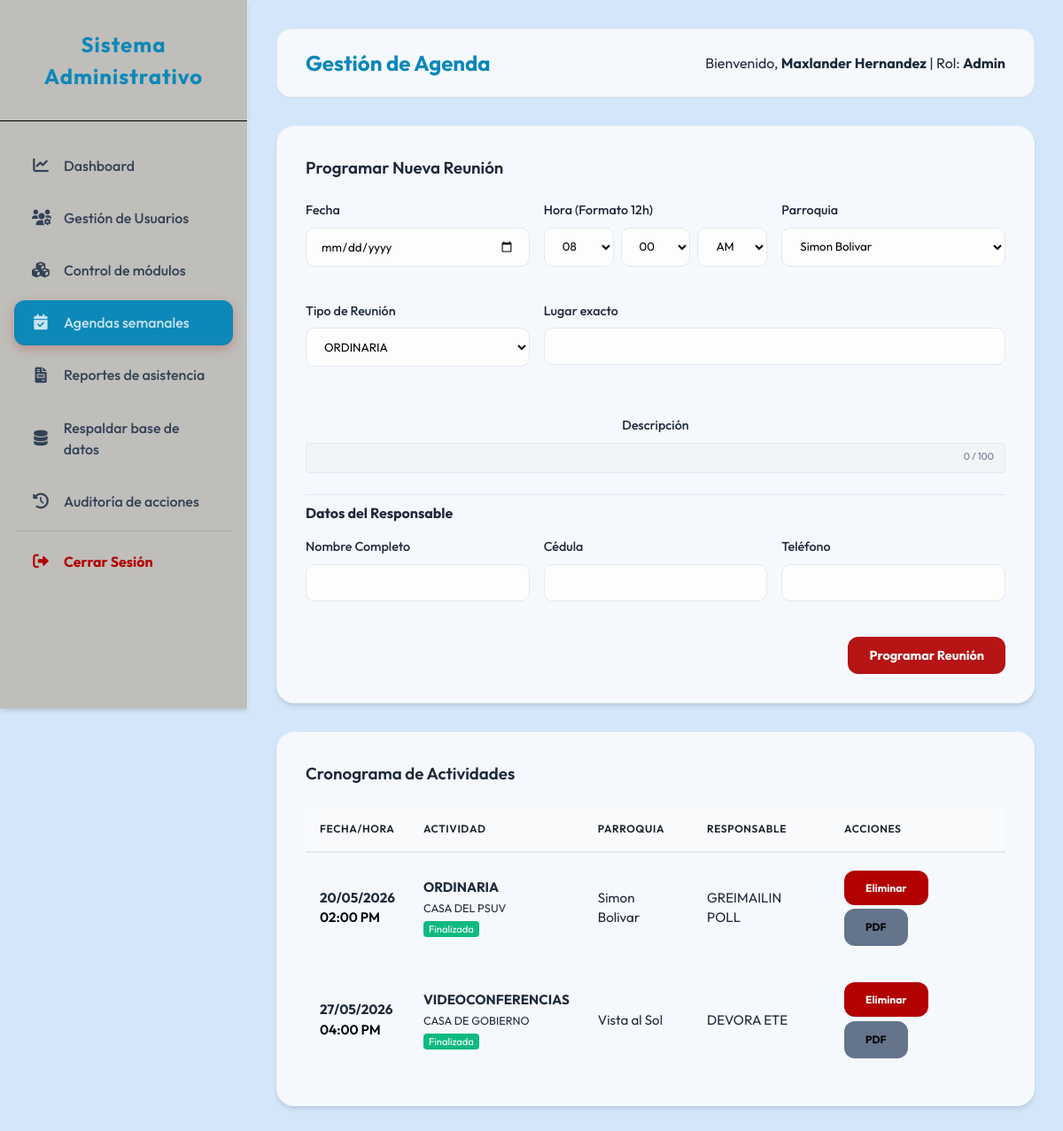
Screenshot of /operador/reuniones.php (signed in) with the database file from the repository.
### tables this page shows
CREATE TABLE `reuniones` (
  `ID_REUNION` int(11) NOT NULL AUTO_INCREMENT,
  `FECHA` date NOT NULL,
  `HORA` time NOT NULL,
  `TIPO_REUNION` varchar(255) NOT NULL,
  `DESCRIPCION` varchar(100) DEFAULT NULL,
  `LUGAR` varchar(255) NOT NULL,
  `PARROQUIA` enum('Simon Bolivar','Once de Abril','Vista al Sol','Chirica','Dalla Costa','Cachamay','Universidad','Unare','Yocoima','Pozo Verde','5 de Julio') NOT NULL,
  `RESPONSABLE_NOMBRE` varchar(100) NOT NULL,
  `RESPONSABLE_CEDULA` varchar(20) NOT NULL,
  `RESPONSABLE_TELEFONO` varchar(15) NOT NULL,
  `CREADO_EN` timestamp NOT NULL DEFAULT current_timestamp(),
  `ESTADO` varchar(20) DEFAULT 'Programada',
  PRIMARY KEY (`ID_REUNION`)
);

### operador/reuniones.php (the view, shortened to what this page needs)
<?php
require_once __DIR__ . '/../includes/layout_header.php';
require_once __DIR__ . '/../includes/auth.php';
$parroquias = ['Simon Bolivar', 'Once de Abril', 'Vista al Sol', 'Chirica', 'Dalla Costa', 'Cachamay', 'Universidad', 'Unare', 'Yocoima', 'Pozo Verde', '5 de Julio'];
$reuniones = $pdo->query("SELECT * FROM REUNIONES ORDER BY FECHA ASC, HORA ASC")->fetchAll();
$edit_data = null;
$h_edit = '08'; $m_edit = '00'; $p_edit = 'AM';
?>
<div class="card">
    <h3><?php echo $edit_data ? 'Editar Reunión' : 'Programar Nueva Reunión'; ?></h3>
    <form method="POST" style="margin-top: 1rem; display: grid; grid-template-columns: repeat(3, 1fr); gap: 1rem;">
        <div class="form-group">
            <label>Fecha</label>
            <input type="date" name="fecha" value="<?php echo $edit_data['FECHA'] ?? ''; ?>" required>
        </div>
        <div class="form-group">
            <label>Hora (Formato 12h)</label>
            <div style="display: flex; gap: 0.5rem;">
                <select name="h_num" required style="flex: 1;">
                    <?php for($i=1;$i<=12;$i++): $val = sprintf("%02d", $i); ?>
                        <option value="<?php echo $val; ?>" <?php echo $h_edit == $val ? 'selected' : ''; ?>><?php echo $val; ?></option>
                    <?php endfor; ?>
                </select>
                <select name="m_num" required style="flex: 1;">
                    <?php for($i=0;$i<60;$i++): $val = sprintf("%02d", $i); ?>
                        <option value="<?php echo $val; ?>" <?php echo $m_edit == $val ? 'selected' : ''; ?>><?php echo $val; ?></option>
                    <?php endfor; ?>
                </select>
                <select name="periodo" required style="flex: 1;">
                    <option value="AM" <?php echo $p_edit == 'AM' ? 'selected' : ''; ?>>AM</option>
                </select>
            </div>
        </div>
        <div class="form-group">
            <label>Parroquia</label>
            <select name="parroquia" required>
                <?php foreach ($parroquias as $p): ?>
                    <option value="<?php echo $p; ?>" <?php echo (isset($edit_data['PARROQUIA']) && $edit_data['PARROQUIA'] == $p) ? 'selected' : ''; ?>><?php echo $p; ?></option>
                <?php endforeach; ?>
            </select>
        </div>
        <div class="form-group">
            <label>Tipo de Reunión</label>
            <select id="tipo_reunion" name="tipo_reunion" required>
                <option value="ORDINARIA" <?php echo (isset($edit_data['TIPO_REUNION']) && $edit_data['TIPO_REUNION'] == 'ORDINARIA') ? 'selected' : ''; ?>>ORDINARIA</option>
            </select>
        </div>
        <div class="form-group" style="grid-column: span 2;">
            <label>Lugar exacto</label>
            <input type="text" name="lugar" value="<?php echo $edit_data['LUGAR'] ?? ''; ?>" required>
        </div>
        <div style="position: relative; grid-column: span 3; text-align: center; margin-top: 1rem;">
            <label>Descripción</label>
            <input type="text"
                name="descripcion"
                id="descripcion"
                value="<?php echo $edit_data['DESCRIPCION'] ?? ''; ?>"
                maxlength="100"
                style="width: 100%; background: #f1f5f9; color: #475569; padding: 0.5rem; padding-right: 4rem; border-radius: 4px;">
            <div style="position: absolute; bottom: 8px; right: 8px; font-size: 11px; color: #64748b; background: rgba(241, 245, 249, 0.9); padding: 2px 5px; border-radius: 3px;">
                <span id="contador">0</span> / 100
            </div>
        </div>
        <div style="grid-column: span 3;"><hr style="border: 0; border-top: 1px solid #e2e8f0; margin: 0.5rem 0;"><h4>Datos del Responsable</h4></div>
        <div class="form-group">
            <label>Nombre Completo</label>
            <input type="text" name="r_nombre" value="<?php echo $edit_data['RESPONSABLE_NOMBRE'] ?? ''; ?>" required>
        </div>
        <div class="form-group">
            <label>Cédula</label>
            <input type="text" name="r_cedula" value="<?php echo $edit_data['RESPONSABLE_CEDULA'] ?? ''; ?>" required>
        </div>
        <div class="form-group">
            <label>Teléfono</label>
            <input type="text" name="r_telefono" value="<?php echo $edit_data['RESPONSABLE_TELEFONO'] ?? ''; ?>" required>
        </div>
        <div style="grid-column: span 3; text-align: right;">
            <button type="submit" class="btn btn-primary"><?php echo $edit_data ? 'Guardar Cambios' : 'Programar Reunión'; ?></button>
        </div>
    </form>
</div>
<div class="card">
    <h3>Cronograma de Actividades</h3>
    <table>
        <thead>
            <tr>
                <th>Fecha/Hora</th>
                <th>Actividad</th>
                <th>Parroquia</th>
                <th>Responsable</th>
                <th>Acciones</th>
            </tr>
        </thead>
        <tbody>
            <?php foreach ($reuniones as $r): ?>
            <tr>
                <td data-label="Fecha/Hora">
                    <strong><?php echo date('d/m/Y', strtotime($r['FECHA'])); ?></strong><br>
                    <span style="color: var(--secondary-color); font-weight: 600;"><?php echo date('h:i A', strtotime($r['HORA'])); ?></span>
                </td>
                <td data-label="Actividad">
                    <strong><?php echo $r['TIPO_REUNION']; ?></strong><br>
                    <small><?php echo $r['LUGAR']; ?></small><br>
                    <span class="badge" style="background: <?php echo $r['ESTADO'] === 'Finalizada' ? '#10b981' : '#f59e0b'; ?>; color: white; padding: 2px 6px; border-radius: 4px; font-size: 0.7rem;">
                        <?php echo $r['ESTADO'] ?? 'Programada'; ?>
                    </span>
                </td>
                <td data-label="Parroquia"><?php echo $r['PARROQUIA']; ?></td>
                <td data-label="Responsable"><?php echo $r['RESPONSABLE_NOMBRE']; ?></td>
                <td data-label="Acciones">
                    <div style="display: flex; gap: 0.3rem; flex-wrap: wrap;">
                        <form method="POST" onsubmit="return confirm('¿Eliminar esta reunión?')" style="display:inline;">
                            <button type="submit" class="btn btn-danger" style="font-size: 0.75rem;">Eliminar</button>
                        </form>
                        <a href="ficha_reunion.php?id=<?php echo $r['ID_REUNION']; ?>" class="btn btn-secondary" style="font-size: 0.75rem; background: #64748b; color: white;" target="_blank">PDF</a>
                    </div>
                </td>
            </tr>
            <?php endforeach; ?>
        </tbody>
    </table>
</div>
<?php require_once __DIR__ . '/../includes/layout_footer.php'; ?>

### public/assets/css/style.css (style rules this page uses)
:root { --primary-color: #0d88b8; --secondary-color: #000000; --accent-blue: #5e74f0; --bg-color: #d4e7fafa; --sidebar-color: #add8ce; --sidebar-text: #334155; --text-main: #1e293b; --text-light: #1d2127; --white: #ffffffc4; --success: #00B300; --danger: #f18e96; --warning: #f59e0b; --shadow-sm: 0 1px 2px 0 rgba(0, 0, 0, 0.05); --shadow-md: 0 4px 6px -1px rgba(0, 0, 0, 0.1), 0 2px 4px -1px rgba(0, 0, 0, 0.06); --shadow-lg: 0 10px 15px -3px rgba(0, 0, 0, 0.1), 0 4px 6px -2px rgba(0, 0, 0, 0.05); }
* { margin: 0; padding: 0; box-sizing: border-box; }
body { font-family: 'Outfit', sans-serif; background-color: var(--bg-color); color: var(--text-main); line-height: 1.5; overflow-x: hidden; }
.card { background: var(--white); padding: 2rem; border-radius: 1.25rem; box-shadow: var(--shadow-md); margin-bottom: 2rem; border: 1px solid #f1f5f9; }
.card h3 { margin-bottom: 1.5rem; color: var(--text-main); font-weight: 600; display: flex; align-items: center; gap: 0.75rem; }
table { width: 100%; border-collapse: separate; border-spacing: 0; margin-top: 1rem; }
th { background-color: #f8fafc; color: var(--text-light); font-weight: 600; text-transform: uppercase; font-size: 0.75rem; letter-spacing: 0.05em; padding: 1rem; text-align: left; border-bottom: 2px solid #e2e8f0; }
td { padding: 1.25rem 1rem; border-bottom: 1px solid #f1f5f9; font-size: 0.95rem; }
.form-group { margin-bottom: 1.5rem; }
label { display: block; margin-bottom: 0.5rem; font-weight: 500; color: var(--text-main); font-size: 0.9rem; }
input, select, textarea { width: 100%; padding: 0.75rem 1rem; border: 1px solid #e2e8f0; border-radius: 0.625rem; font-family: inherit; transition: all 0.2s; background-color: #fdfdfd; }
.btn { padding: 0.75rem 1.5rem; border-radius: 0.75rem; border: none; cursor: pointer; font-family: inherit; font-weight: 700; transition: all 0.2s; display: inline-flex; align-items: center; gap: 0.5rem; text-decoration: none; font-size: 0.9rem; }
.btn-primary { text-align: center; background: #b10101ea; color: #ffffff !important; justify-content: center; }
.btn-secondary { background: #DB8400; color: #000000 !important; }
.btn-danger { background: #b30000; color: #ffffff !important; }

### rows the page displays
reuniones: FECHA "20/05/2026", HORA "02:00 PM", TIPO_REUNION "ORDINARIA", LUGAR "CASA DEL PSUV", ESTADO "Finalizada", PARROQUIA "Simon Bolivar", RESPONSABLE_NOMBRE "GREIMAILIN POLL"
reuniones: FECHA "27/05/2026", HORA "04:00 PM", TIPO_REUNION "VIDEOCONFERENCIAS", LUGAR "CASA DE GOBIERNO", ESTADO "Finalizada", PARROQUIA "Vista al Sol", RESPONSABLE_NOMBRE "DEVORA ETE"

### other values shown
$title "Gestión de Agenda"
$_SESSION['user_name'] "Maxlander Hernandez"
$user_level "Admin"
form field h_num "08"
form field m_num "00"
form field parroquia "Simon Bolivar"
